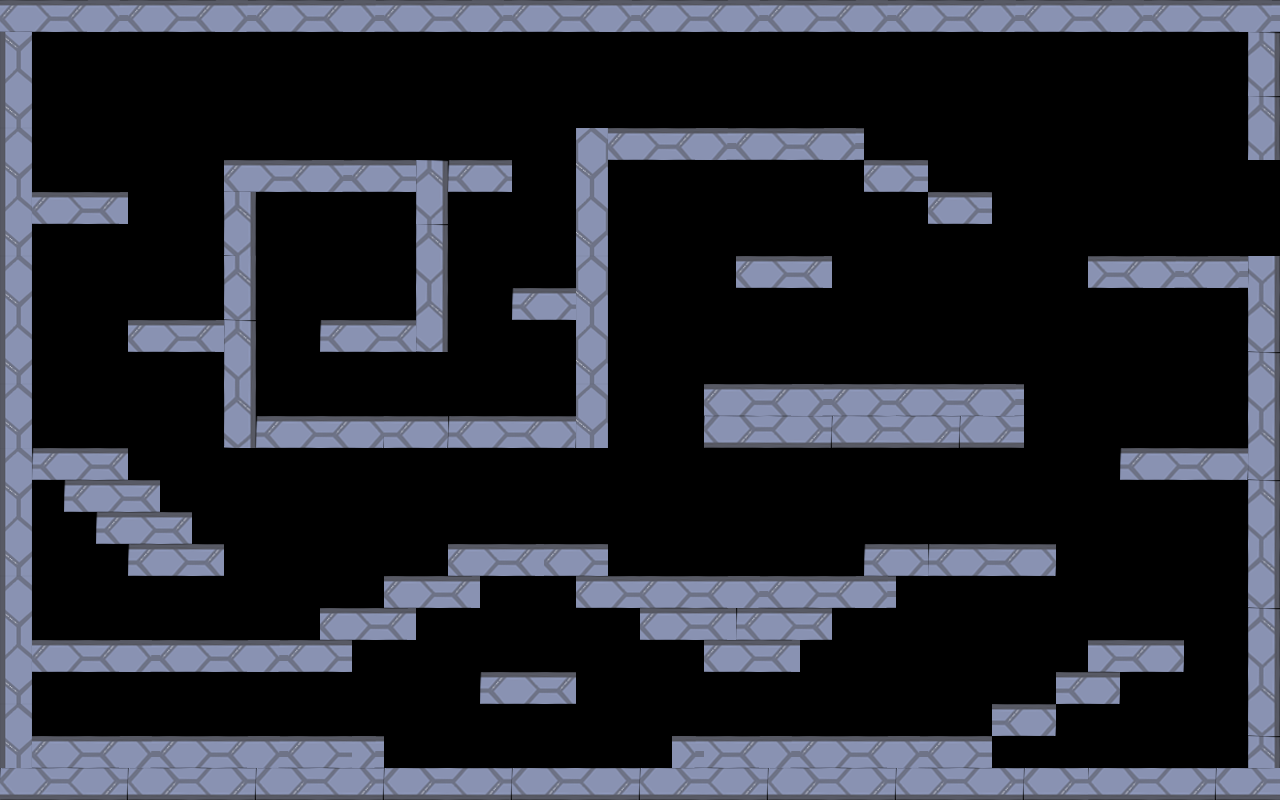

The image is a tile-based game level rendered from a .tmx file. Its description and source (layers, tilesets, objects; grid data summarised) follow:
An orthogonal 40x25 tile map with 32x32 px tiles, 1 tile layer (块层 1).

<map version="1.0" orientation="orthogonal" renderorder="right-down" width="40" height="25" tilewidth="32" tileheight="32" nextobjectid="1">
 <tileset firstgid="1" name="gongchang" tilewidth="32" tileheight="32">
  <image source="gongchang.png" width="128" height="256" />
 </tileset>
 <layer name="块层 1" width="40" height="25">
  <data>[1000 cells, 309 non-empty, 24 distinct tile ids]</data>
 </layer>
</map>